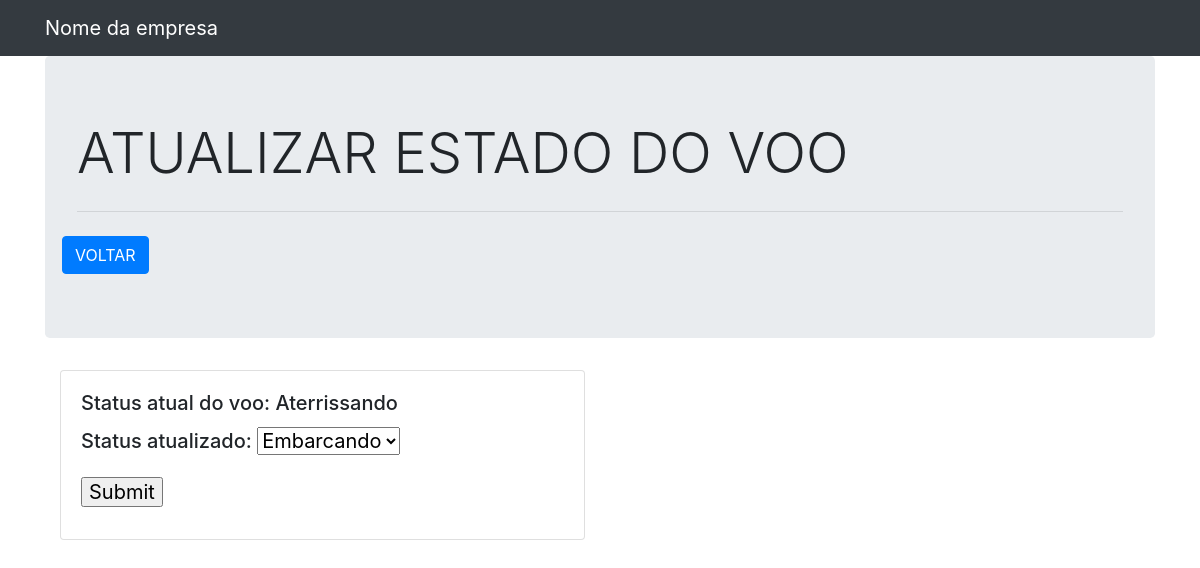
The page /home/2/monitoramento_painel/monitoramento_atualizacao/9/ on the database as committed earlier.
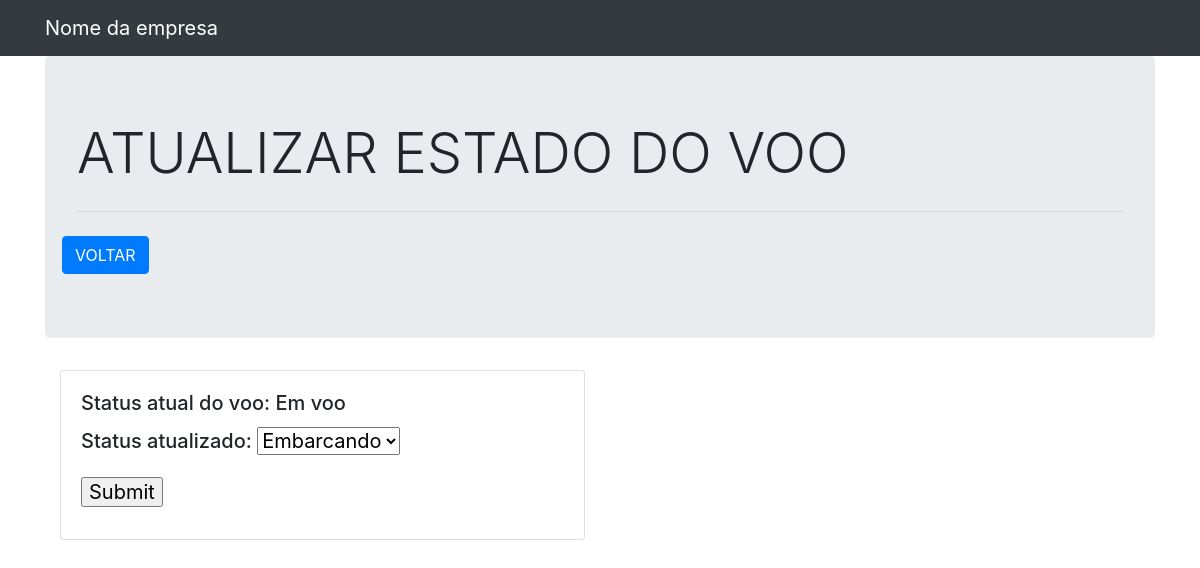
The same page on the database as committed later.
### flight/models.py (models this page shows)
class VooDinamico(models.Model):
    id = models.AutoField(primary_key=True)
    voo = models.ForeignKey(Voo, on_delete=models.CASCADE, null=False)
    status = models.ForeignKey(StatusVoo, on_delete=models.CASCADE, null=False)
    partida_real = models.DateTimeField(null=True)
    chegada_real = models.DateTimeField(null=True)
    class Meta:
        db_table = 'voo_dinamico'

class StatusVoo(models.Model):
    id = models.AutoField(primary_key=True)
    titulo = models.CharField(max_length=200,null=False)
    class Meta:
        db_table = 'status_voo'

### flight/views.py (the view, shortened to what this page needs)
# urls.py: path('home/2/monitoramento_painel/monitoramento_atualizacao/<int:id>/', views.telaMonitoramentoAtualizacaoViews, name = 'atualizar_voo_monitorado'),
def telaMonitoramentoAtualizacaoViews(request, id):
    context = {
        'vooDinamico': VooDinamico.objects.get(voo_id=id),
    }
    context['id_voo_dinamico'] = id
    context['form_update_voo_status']= UpdateVooDinamicoStatus()
    template = loader.get_template('monitoramento_atualizacao.html')
    return HttpResponse(template.render(context, request))

### flight/forms.py
class UpdateVooDinamicoStatus(forms.Form):
    status = forms.CharField(label='Status atualizado:', widget=forms.Select(choices=FLIGHT_STATUS))

### flight/templates/monitoramento_atualizacao.html (shortened to what this page needs)
{% load static %}
<!DOCTYPE html>
<html lang="en">
<head>
    <link rel="stylesheet" href="{% static 'css/bootstrap.min.css' %}">
    <link rel="stylesheet" href="{% static 'css/all.min.css' %}">
</head>
<body>
    <nav class="navbar navbar-expand-lg navbar-dark bg-dark">
        <div class="container">
            <a class="navbar-brand" href="#">Nome da empresa</a>
        </div>
    </nav>
    <div class="container">
        <div class="jumbotron">
            <h1 class="display-4">
                ATUALIZAR ESTADO DO VOO
            </h1>
            <hr class="my-4">
            <div class="row">
                <a href="../../"
                   class="btn btn-primary"
                   style="margin-right: 10px">
                    VOLTAR
                </a>
            </div>
        </div>
    </div>
    <div class="container">
        <div class="col-sm-6">
            <div class="card">
            <div class="card-body">
                <h5 class="card-title">
                    Status atual do voo: {{vooDinamico.status.titulo}}
                </h5>
                <h5 class="card-title">
                    <form action="" method="post">
                        {{form_update_voo_status.as_p }}
                        <input type="submit" value="Submit">
                    </form>
                </h5>
            </div>
        </div>
    </div>
</body>
</html>

Rows that differ between the two databases and show on the page:
changed VooDinamico: status.titulo "Aterrissando" → "Em voo"
